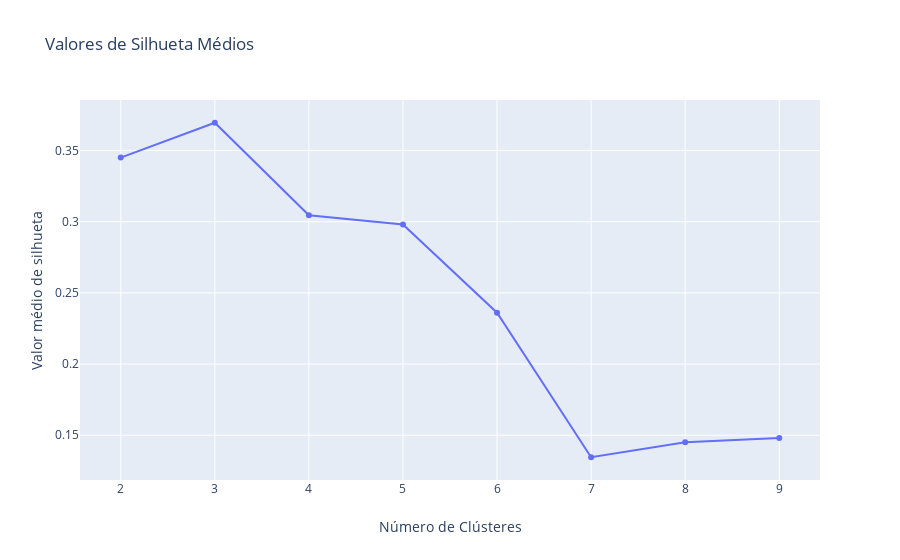

This figure's notebook cell:
### Code cell
fig =go.Figure()
fig.add_trace(go.Scatter(x = faixa_n_clusters, y = valores_silhueta))
fig.update_layout(
    title = "Valores de Silhueta Médios",
    xaxis_title = "Número de Clústeres",
    yaxis_title = "Valor médio de silhueta",
    )
fig.show()

### Figure 1 — Plotly figure (JSON) as saved in the notebook; plotly's stock layout.template omitted (floating-point values rounded to 4 significant figures)
{"data": [{"type": "scatter", "x": [2, 3, 4, 5, 6, 7, 8, 9], "y": [0.345, 0.3695, 0.3046, 0.298, 0.236, 0.1345, 0.1451, 0.1481]}], "layout": {"title": {"text": "Valores de Silhueta Médios"}, "xaxis": {"title": {"text": "Número de Clústeres"}}, "yaxis": {"title": {"text": "Valor médio de silhueta"}}}}
